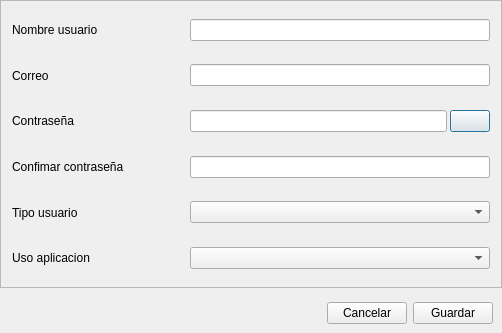
<?xml version="1.0" encoding="UTF-8"?>
<ui version="4.0">
 <class>Dialog</class>
 <widget class="QDialog" name="Dialog">
  <property name="geometry">
   <rect>
    <x>0</x>
    <y>0</y>
    <width>502</width>
    <height>333</height>
   </rect>
  </property>
  <property name="windowTitle">
   <string>Usuario Sistema</string>
  </property>
  <layout class="QVBoxLayout" name="verticalLayout_2" stretch="4,0">
   <property name="spacing">
    <number>5</number>
   </property>
   <property name="leftMargin">
    <number>0</number>
   </property>
   <property name="topMargin">
    <number>0</number>
   </property>
   <property name="rightMargin">
    <number>0</number>
   </property>
   <property name="bottomMargin">
    <number>0</number>
   </property>
   <item>
    <widget class="QFrame" name="frame">
     <property name="frameShape">
      <enum>QFrame::StyledPanel</enum>
     </property>
     <property name="frameShadow">
      <enum>QFrame::Raised</enum>
     </property>
     <layout class="QVBoxLayout" name="verticalLayout" stretch="0,0,0,0,0,0">
      <item>
       <widget class="QFrame" name="frame_2">
        <property name="frameShape">
         <enum>QFrame::NoFrame</enum>
        </property>
        <property name="frameShadow">
         <enum>QFrame::Raised</enum>
        </property>
        <layout class="QHBoxLayout" name="horizontalLayout_2" stretch="4,7">
         <property name="leftMargin">
          <number>2</number>
         </property>
         <property name="topMargin">
          <number>0</number>
         </property>
         <property name="rightMargin">
          <number>2</number>
         </property>
         <property name="bottomMargin">
          <number>0</number>
         </property>
         <item>
          <widget class="QLabel" name="label">
           <property name="text">
            <string>Nombre usuario</string>
           </property>
           <property name="alignment">
            <set>Qt::AlignLeading|Qt::AlignLeft|Qt::AlignVCenter</set>
           </property>
          </widget>
         </item>
         <item>
          <widget class="QLineEdit" name="lineNameUser"/>
         </item>
        </layout>
       </widget>
      </item>
      <item>
       <widget class="QFrame" name="frame_4">
        <property name="frameShape">
         <enum>QFrame::NoFrame</enum>
        </property>
        <property name="frameShadow">
         <enum>QFrame::Raised</enum>
        </property>
        <layout class="QHBoxLayout" name="horizontalLayout_3" stretch="4,7">
         <property name="leftMargin">
          <number>2</number>
         </property>
         <property name="topMargin">
          <number>2</number>
         </property>
         <property name="rightMargin">
          <number>2</number>
         </property>
         <property name="bottomMargin">
          <number>2</number>
         </property>
         <item>
          <widget class="QLabel" name="label_2">
           <property name="text">
            <string>Correo</string>
           </property>
           <property name="alignment">
            <set>Qt::AlignLeading|Qt::AlignLeft|Qt::AlignVCenter</set>
           </property>
          </widget>
         </item>
         <item>
          <widget class="QLineEdit" name="lineEmail"/>
         </item>
        </layout>
       </widget>
      </item>
      <item>
       <widget class="QFrame" name="frame_6">
        <property name="frameShape">
         <enum>QFrame::NoFrame</enum>
        </property>
        <property name="frameShadow">
         <enum>QFrame::Raised</enum>
        </property>
        <layout class="QHBoxLayout" name="horizontalLayout_4" stretch="4,7">
         <property name="leftMargin">
          <number>2</number>
         </property>
         <property name="topMargin">
          <number>0</number>
         </property>
         <property name="rightMargin">
          <number>2</number>
         </property>
         <property name="bottomMargin">
          <number>0</number>
         </property>
         <item>
          <widget class="QLabel" name="label_4">
           <property name="text">
            <string>Contraseña</string>
           </property>
           <property name="alignment">
            <set>Qt::AlignLeading|Qt::AlignLeft|Qt::AlignVCenter</set>
           </property>
          </widget>
         </item>
         <item>
          <widget class="QFrame" name="frame_9">
           <property name="frameShape">
            <enum>QFrame::NoFrame</enum>
           </property>
           <property name="frameShadow">
            <enum>QFrame::Raised</enum>
           </property>
           <layout class="QHBoxLayout" name="horizontalLayout_8">
            <property name="spacing">
             <number>3</number>
            </property>
            <property name="leftMargin">
             <number>0</number>
            </property>
            <property name="topMargin">
             <number>0</number>
            </property>
            <property name="rightMargin">
             <number>0</number>
            </property>
            <property name="bottomMargin">
             <number>0</number>
            </property>
            <item>
             <widget class="QLineEdit" name="linePassword"/>
            </item>
            <item>
             <widget class="QPushButton" name="btnViewPass">
              <property name="text">
               <string/>
              </property>
              <property name="iconSize">
               <size>
                <width>30</width>
                <height>30</height>
               </size>
              </property>
             </widget>
            </item>
           </layout>
          </widget>
         </item>
        </layout>
       </widget>
      </item>
      <item>
       <widget class="QFrame" name="frame_8">
        <property name="frameShape">
         <enum>QFrame::NoFrame</enum>
        </property>
        <property name="frameShadow">
         <enum>QFrame::Raised</enum>
        </property>
        <property name="lineWidth">
         <number>1</number>
        </property>
        <layout class="QHBoxLayout" name="horizontalLayout_7" stretch="4,7">
         <property name="leftMargin">
          <number>2</number>
         </property>
         <property name="topMargin">
          <number>2</number>
         </property>
         <property name="rightMargin">
          <number>2</number>
         </property>
         <property name="bottomMargin">
          <number>2</number>
         </property>
         <item>
          <widget class="QLabel" name="label_6">
           <property name="text">
            <string>Confimar contraseña</string>
           </property>
           <property name="alignment">
            <set>Qt::AlignLeading|Qt::AlignLeft|Qt::AlignVCenter</set>
           </property>
          </widget>
         </item>
         <item>
          <widget class="QLineEdit" name="linePasswordR"/>
         </item>
        </layout>
       </widget>
      </item>
      <item>
       <widget class="QFrame" name="frame_3">
        <property name="frameShape">
         <enum>QFrame::NoFrame</enum>
        </property>
        <property name="frameShadow">
         <enum>QFrame::Raised</enum>
        </property>
        <layout class="QHBoxLayout" name="horizontalLayout_5" stretch="4,7">
         <property name="leftMargin">
          <number>2</number>
         </property>
         <property name="topMargin">
          <number>2</number>
         </property>
         <property name="rightMargin">
          <number>2</number>
         </property>
         <property name="bottomMargin">
          <number>2</number>
         </property>
         <item>
          <widget class="QLabel" name="label_3">
           <property name="text">
            <string>Tipo usuario</string>
           </property>
           <property name="alignment">
            <set>Qt::AlignLeading|Qt::AlignLeft|Qt::AlignVCenter</set>
           </property>
          </widget>
         </item>
         <item>
          <widget class="QComboBox" name="combTipoUser"/>
         </item>
        </layout>
       </widget>
      </item>
      <item>
       <widget class="QFrame" name="frame_7">
        <property name="frameShape">
         <enum>QFrame::NoFrame</enum>
        </property>
        <property name="frameShadow">
         <enum>QFrame::Raised</enum>
        </property>
        <layout class="QHBoxLayout" name="horizontalLayout_6" stretch="4,7">
         <property name="leftMargin">
          <number>2</number>
         </property>
         <property name="topMargin">
          <number>2</number>
         </property>
         <property name="rightMargin">
          <number>2</number>
         </property>
         <property name="bottomMargin">
          <number>2</number>
         </property>
         <item>
          <widget class="QLabel" name="label_5">
           <property name="text">
            <string>Uso aplicacion</string>
           </property>
           <property name="alignment">
            <set>Qt::AlignLeading|Qt::AlignLeft|Qt::AlignVCenter</set>
           </property>
          </widget>
         </item>
         <item>
          <widget class="QComboBox" name="combUsoApp"/>
         </item>
        </layout>
       </widget>
      </item>
     </layout>
    </widget>
   </item>
   <item>
    <widget class="QFrame" name="frame_5">
     <property name="frameShape">
      <enum>QFrame::NoFrame</enum>
     </property>
     <property name="frameShadow">
      <enum>QFrame::Raised</enum>
     </property>
     <layout class="QHBoxLayout" name="horizontalLayout" stretch="3,0,0">
      <property name="bottomMargin">
       <number>9</number>
      </property>
      <item>
       <layout class="QVBoxLayout" name="verticalLayout_3"/>
      </item>
      <item>
       <widget class="QPushButton" name="btnSalir">
        <property name="text">
         <string>Cancelar</string>
        </property>
        <property name="iconSize">
         <size>
          <width>25</width>
          <height>25</height>
         </size>
        </property>
       </widget>
      </item>
      <item>
       <widget class="QPushButton" name="btnGuardar">
        <property name="text">
         <string>Guardar</string>
        </property>
        <property name="iconSize">
         <size>
          <width>25</width>
          <height>25</height>
         </size>
        </property>
       </widget>
      </item>
     </layout>
    </widget>
   </item>
  </layout>
 </widget>
 <resources/>
 <connections/>
</ui>
